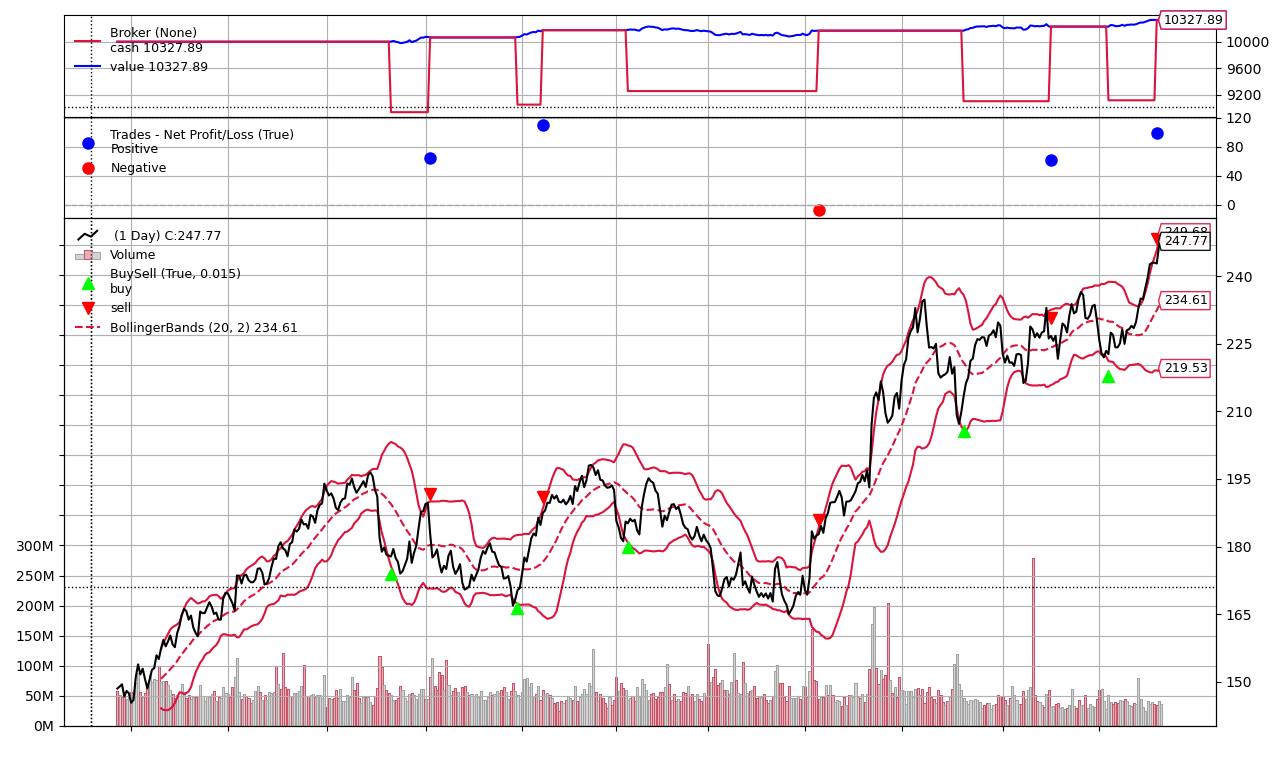

Generate this figure with Python:
import backtrader as bt
import requests
import pandas as pd
import os

# API Settings
ticker = "AAPL"
start_date = "2023-01-09"
end_date = "2024-12-10"
api_key = "BCnibG6TFwiypPXLQW6cqy5cdcLAP0bf"  # Insert your API Key

# File save path
save_path = f"/Users/rezaghasemi/Downloads/Programming/Quantitative/{ticker}_BollingerBands_Strategy.csv"

# Check if file already exists
if os.path.exists(save_path):
    print("🔍 File found, loading data...")
    df = pd.read_csv(save_path, index_col="date", parse_dates=True)
else:
    print("📡 Fetching data from API...")
    url = f"https://api.polygon.io/v2/aggs/ticker/{ticker}/range/1/day/{start_date}/{end_date}?adjusted=true&sort=asc&apiKey={api_key}"
    response = requests.get(url)

    if response.status_code == 200:
        try:
            data = response.json()["results"]
            df = pd.DataFrame(data)
            df["date"] = pd.to_datetime(df["t"], unit="ms")
            df.set_index("date", inplace=True)

            # Rename columns for Backtrader
            df.rename(columns={"o": "open", "h": "high", "l": "low", "c": "close", "v": "volume"}, inplace=True)

            # Save data to CSV
            df.to_csv(save_path)
            print(f"✅ Data saved at: {save_path}")

        except Exception as e:
            print(f"❌ JSON processing error: {e}")
            exit()
    else:
        print(f"❌ API Error: Status code {response.status_code}")
        print("Response text:", response.text)
        exit()


# 📌 **Backtrader Strategy: Bollinger Bands Breakout**
class BollingerBandsStrategy(bt.Strategy):
    params = (("bollinger_period", 20), ("bollinger_dev", 2))  # Bollinger Bands Parameters

    def __init__(self):
        # Bollinger Bands Indicator
        self.bb = bt.indicators.BollingerBands(period=self.params.bollinger_period, devfactor=self.params.bollinger_dev)

    def next(self):
        if not self.position:
            # Buy Condition: Price goes below lower band and returns inside
            if self.data.close[-1] < self.bb.lines.bot[-1] and self.data.close[0] > self.bb.lines.bot[0]:
                cash_available = self.broker.get_cash()
                share_size = cash_available * 0.10 / self.data.close[0]  # Buy with 10% of capital
                self.buy(size=round(share_size))
        else:
            # Sell Condition: Price goes above upper band and returns inside
            if self.data.close[-1] > self.bb.lines.top[-1] and self.data.close[0] < self.bb.lines.top[0]:
                self.sell(size=self.position.size)


# 📊 **Backtrader Engine**
cerebro = bt.Cerebro()

# Load data
data = bt.feeds.PandasData(dataname=df)
cerebro.adddata(data)

# Add strategy
cerebro.addstrategy(BollingerBandsStrategy)

# Set initial cash
cerebro.broker.set_cash(10000)

# Set commission
cerebro.broker.setcommission(commission=0.001)

# Run backtest
print("Starting Portfolio Value: %.2f" % cerebro.broker.getvalue())
cerebro.run()
print("Final Portfolio Value: %.2f" % cerebro.broker.getvalue())

# Plot results
cerebro.plot()
